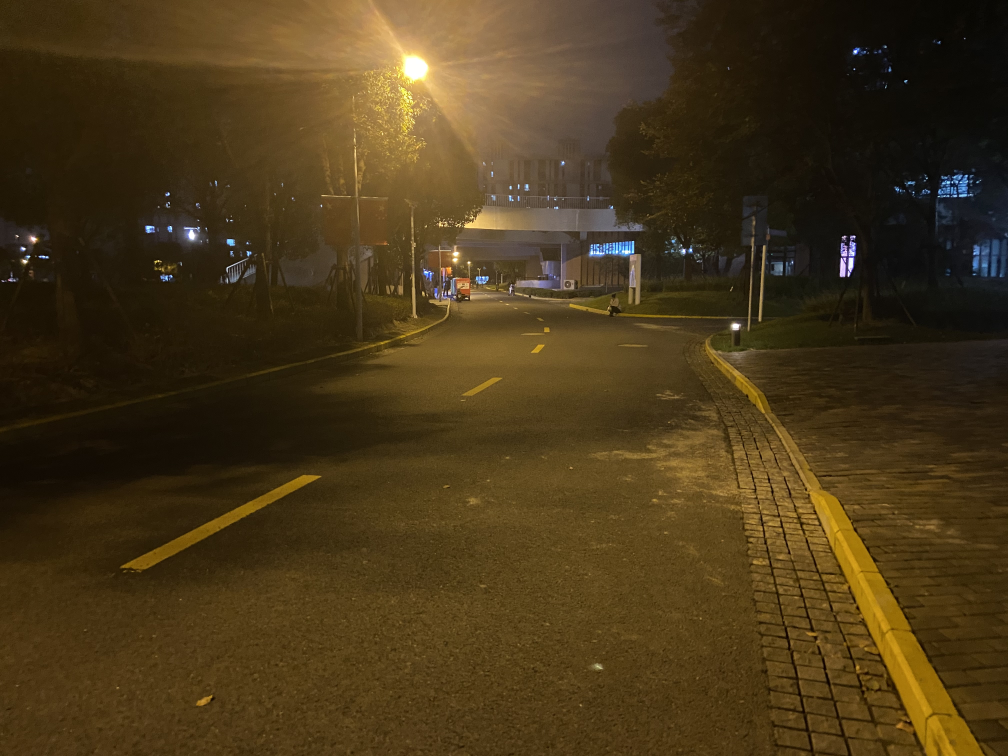
#> input picture source/1.JPG, 4032 x 3024 px (shown at 1/4 size)
$ python my.py
#> lines starting #> are read from the running program, lines starting #| are printed output that depends on the picture
### source/Stitcher.py
import cv2
import numpy
def Stitcher(imageA, imageB):
    gray1 = cv2.cvtColor(imageA, cv2.COLOR_BGR2GRAY)
    gray2 = cv2.cvtColor(imageB, cv2.COLOR_BGR2GRAY)
    descriptor = cv2.xfeatures2d.SIFT_create()
    keypoisA, featuresA = descriptor.detectAndCompute(gray1, None)
    keypoisB, featuresB = descriptor.detectAndCompute(gray2, None)
    keypoisA = numpy.float32([keypoi.pt for keypoi in keypoisA])
    keypoisB = numpy.float32([keypoi.pt for keypoi in keypoisB])
    matches = []
    for m in cv2.DescriptorMatcher_create("BruteForce").knnMatch(featuresA, featuresB, 2):
        if len(m) == 2 and m[0].distance < m[1].distance * 0.75:
            matches.append((m[0].trainIdx, m[0].queryIdx))
    poA = numpy.float32([keypoisA[i] for (_, i) in matches])
    poB = numpy.float32([keypoisB[i] for (i, _) in matches])
    H, status = cv2.findHomography(poA, poB, cv2.RANSAC, 4)
    Heighta = imageA.shape[0]
    Widtha = imageA.shape[1]
    Heightb = imageB.shape[0]
    Widthb = imageB.shape[1]
    result = cv2.warpPerspective(imageA, H, (Widtha + Widthb, Heighta))
    result[0:Heightb, 0:Widthb] = imageB
    match = numpy.zeros((max(Heighta, Heightb), Widtha + Widthb, 3), dtype="uint8")
    match[0:Heighta, 0:Widtha] = imageA
    match[0:Heightb, Widtha:] = imageB
    for ((tx, qx), s) in zip(matches, status):
        if s == 1:
            ptA = (int(keypoisA[qx][0]), int(keypoisA[qx][1]))
            ptB = (int(keypoisB[tx][0]) + Widtha, int(keypoisB[tx][1]))
            cv2.line(match, ptA, ptB, (0, 0, 255), 1)
    return (result, match)

### source/my.py
import cv2
import numpy
import Stitcher

imageA = cv2.imread("1.JPG")
#> imageA is the input picture: shape (3024, 4032, 3); mean B, G, R 26, 55.7, 72.9
imageB = cv2.imread("2.JPG")
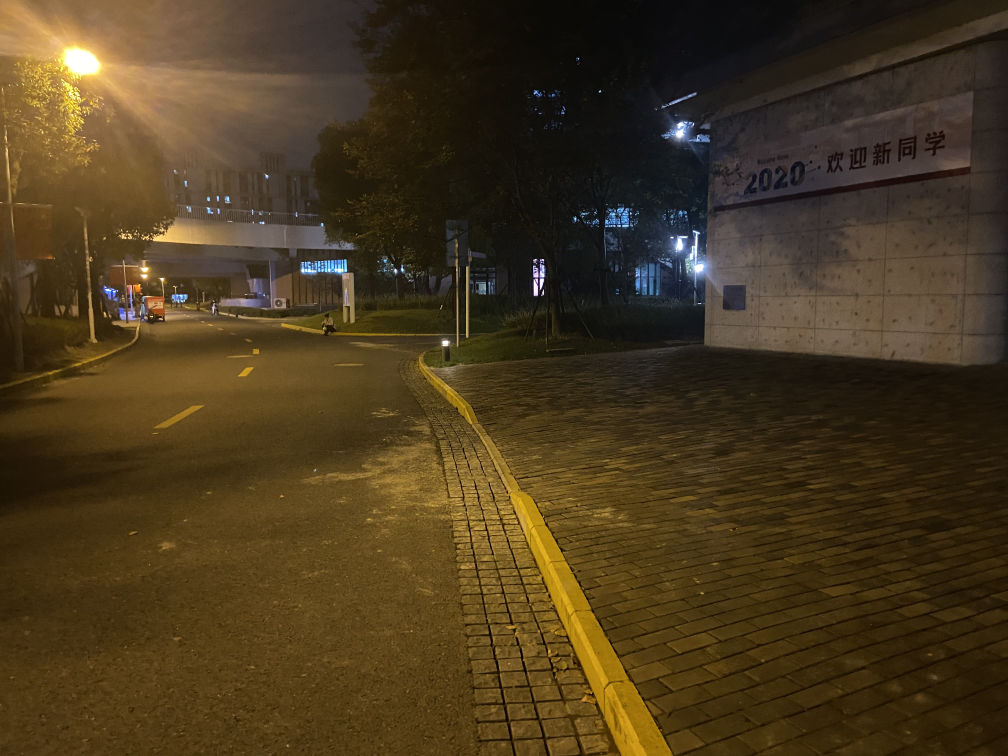
#> input picture source/2.JPG, 4032 x 3024 px (shown at 1/4 size)
#> imageB is the input picture: shape (3024, 4032, 3); mean B, G, R 30.6, 57.1, 73.1
imageC = cv2.imread("3.JPG")
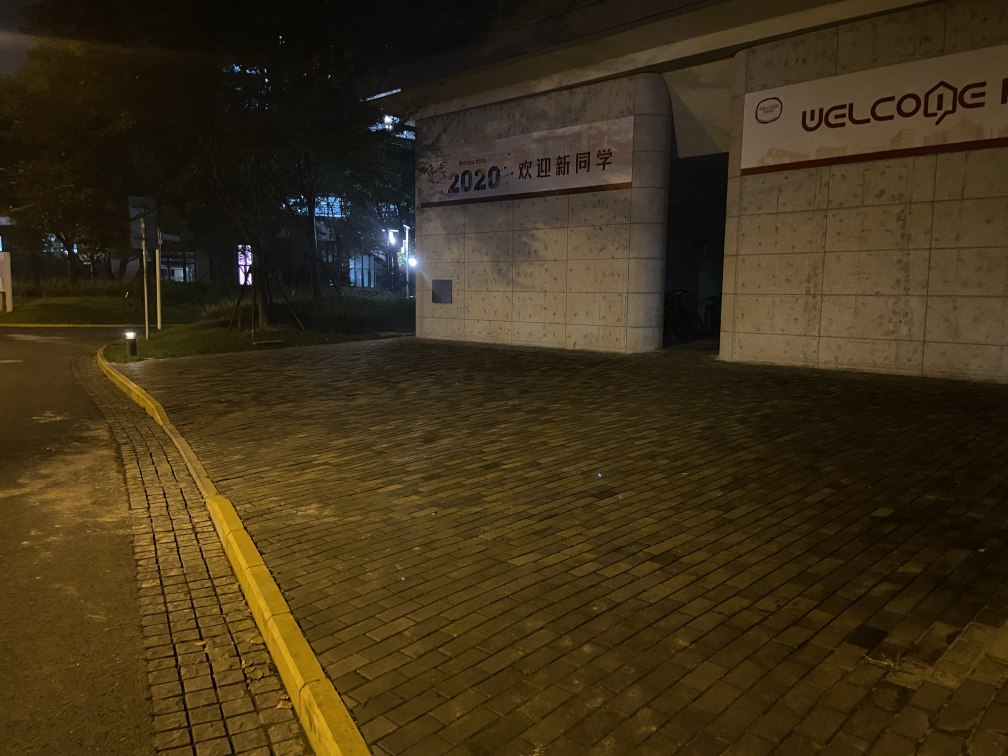
#> input picture source/3.JPG, 4032 x 3024 px (shown at 1/4 size)
#> imageC is the input picture: shape (3024, 4032, 3); mean B, G, R 24.6, 49.5, 63.3
imageD = cv2.imread("4.JPG")
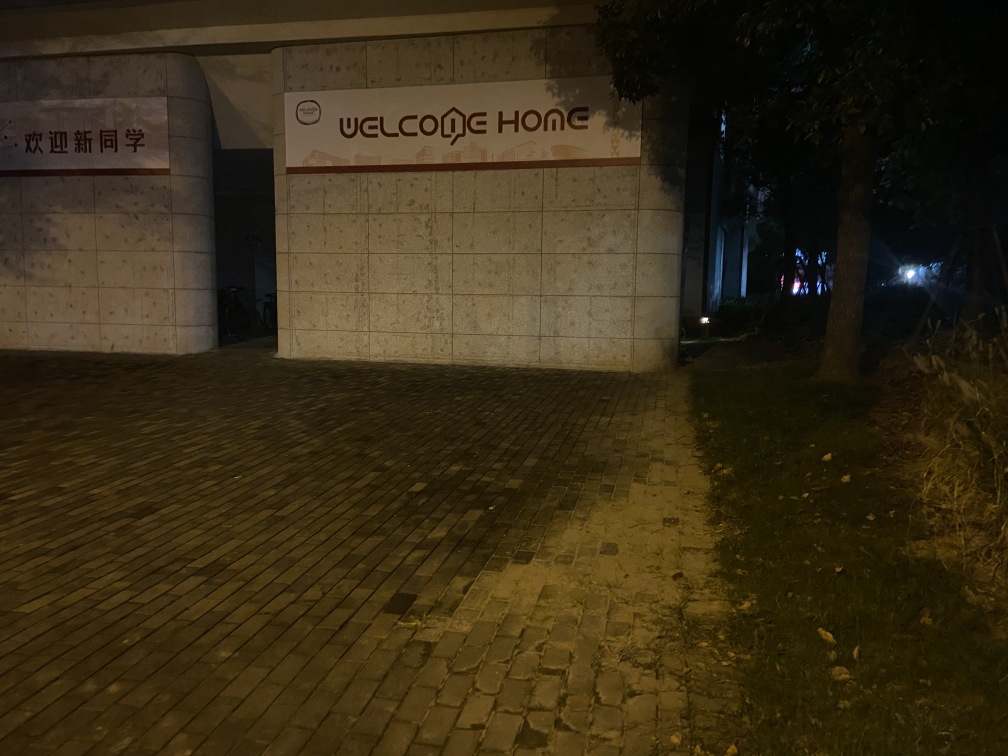
#> input picture source/4.JPG, 4032 x 3024 px (shown at 1/4 size)
#> imageD is the input picture: shape (3024, 4032, 3); mean B, G, R 22.8, 45.2, 56.8

image1 = cv2.resize(imageA,(600,450))
image2 = cv2.resize(imageB,(600,450))
image3 = cv2.resize(imageC,(600,450))
image4 = cv2.resize(imageD,(600,450))
'''
height = image1.shape[0]
width = image1.shape[1]

image11 = image1[0:height, 0:width//2]
image12 = image1[0:height, width//2:width]
image21 = image2[0:height, 0:width//2]
image22 = image2[0:height, width//2:width]
image31 = image3[0:height, 0:width//2]
image32 = image3[0:height, width//2:width]
image41 = image4[0:height, 0:width//2]
image42 = image4[0:height, width//2:width]


'''

'''
stitcher = Stitcher()
(result1, match1) = stitcher.stitch([image1, image2], showMatches=True)
(result2, match2) = stitcher.stitch([result1, image3], showMatches=True)
(result3, match3) = stitcher.stitch([result2, image4], showMatches=True)

cv2.imshow("match1", match1)
cv2.imshow("match2", match2)
cv2.imshow("match3", match3)
cv2.imshow("result1", result1)
cv2.imshow("result2", result2)
cv2.imshow("result3", result3)
'''

result1, match1 = Stitcher.Stitcher(image2, image1)
#> in Stitcher, `keypoisA, featuresA = descriptor.detectAndCompute(gray1, None)`: keypoisA = 457 keypoints; strongest (x, y, size): (265, 204, 2.8), (405, 78, 7), (321, 174, 1.9), (73, 140, 2.1)
#> in Stitcher, `keypoisB, featuresB = descriptor.detectAndCompute(gray2, None)`: keypoisB = 352 keypoints; strongest (x, y, size): (438, 194, 3.2), (20, 142, 2.5), (114, 140, 3.9), (501, 163, 2.4)
#> in Stitcher, `keypoisA = numpy.float32([keypoi.pt for keypoi in keypoisA])`: keypoisA = 457 pairs, first value 3 to 587.1, second value 14.52 to 447.1
#> in Stitcher, `keypoisB = numpy.float32([keypoi.pt for keypoi in keypoisB])`: keypoisB = 352 pairs, first value 13.63 to 594.4, second value 39.81 to 446.9
#> after the loop in Stitcher, `for m in cv2.DescriptorMatcher_create("BruteForce").knnMatch(featuresA..`: matches = 92 pairs, first value 41 to 322, second value 2 to 438
#> in Stitcher, `poA = numpy.float32([keypoisA[i] for (_, i) in matches])`: poA = 92 pairs, first value 9.54 to 536.4, second value 51.3 to 427.2
#> in Stitcher, `poB = numpy.float32([keypoisB[i] for (i, _) in matches])`: poB = 92 pairs, first value 215.2 to 559, second value 53.56 to 442.3
#> in Stitcher, `H, status = cv2.findHomography(poA, poB, cv2.RANSAC, 4)`: H = [[0.533, 0.0194, 205.1], [-0.132, 0.841, 18.26], [-0.000805, 5.68e-05, 1]]; status = 92 values, max 1 at index 0, min 0 at index 5, mean 0.891
#> the loop in Stitcher, `for ((tx, qx), s) in zip(matches, status):` made 92 passes
#> (tx, qx, s, ptA, ptB) on passes 1, 2, 3, 4, 5, 9, 10, 11, 12, 13, 14, 15: (41, 2, [1], (9, 98), (815, 97)), (44, 3, [1], (18, 159), (819, 150)), (46, 14, [1], (36, 227), (831, 208)), (47, 15, [1], (38, 223), (833, 205)), (48, 17, [1], (39, 187), (834, 175)), (51, 25, [1], (44, 184), (838, 172)), (57, 33, [1], (55, 201), (846, 187)), (61, 34, [1], (55, 168), (848, 157)), (70, 40, [1], (72, 173), (859, 162)), (68, 43, [1], (72, 193), (859, 179)), (71, 45, [1], (75, 198), (861, 185)), (77, 52, [1], (82, 148), (869, 139))
#> (ptA, ptB) on passes 61 to 66: ((282, 419), (1059, 420)), ((283, 252), (1057, 247)), ((285, 245), (1059, 238)), ((287, 337), (1063, 336)), ((288, 323), (1063, 321)), ((289, 262), (1064, 256))
#> after the loop in Stitcher, `for ((tx, qx), s) in zip(matches, status):`:
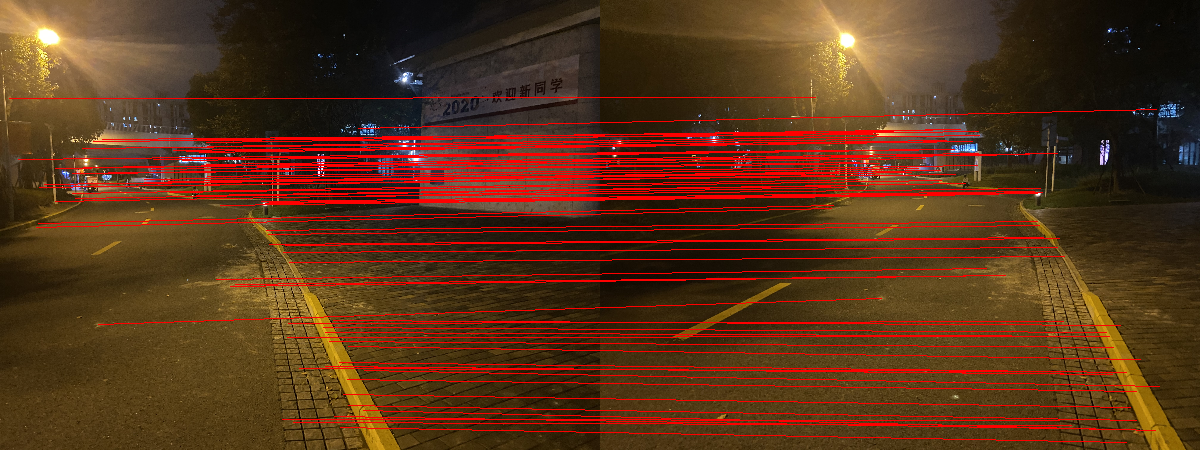
#> match: shape (450, 1200, 3); mean B, G, R 25.3, 51.2, 90.1
result2, match2 = Stitcher.Stitcher(image4, image3)
#> in Stitcher (call 2), `keypoisA, featuresA = descriptor.detectAndCompute(gray1, None)`: keypoisA = 287 keypoints; strongest (x, y, size): (420, 190, 2.4), (473, 173, 2.4), (474, 169, 2.5), (541, 163, 6.7)
#> in Stitcher (call 2), `keypoisB, featuresB = descriptor.detectAndCompute(gray2, None)`: keypoisB = 435 keypoints; strongest (x, y, size): (231, 71, 2.9), (149, 167, 2.1), (77, 199, 3.5), (149, 156, 1.9)
#> in Stitcher (call 2), `keypoisA = numpy.float32([keypoi.pt for keypoi in keypoisA])`: keypoisA = 287 pairs, first value 26.53 to 589.7, second value 19.1 to 446.1
#> in Stitcher (call 2), `keypoisB = numpy.float32([keypoi.pt for keypoi in keypoisB])`: keypoisB = 435 pairs, first value 2.68 to 597, second value 6.33 to 445.3
#> after the loop in Stitcher (call 2), `for m in cv2.DescriptorMatcher_create("BruteForce").knnMatch(featuresA..`: matches = 36 pairs, first value 33 to 428, second value 3 to 268
#> in Stitcher (call 2), `poA = numpy.float32([keypoisA[i] for (_, i) in matches])`: poA = 36 pairs, first value 42.35 to 503.4, second value 20.73 to 446.1
#> in Stitcher (call 2), `poB = numpy.float32([keypoisB[i] for (i, _) in matches])`: poB = 36 pairs, first value 77.37 to 583.9, second value 17.25 to 415.8
#> in Stitcher (call 2), `H, status = cv2.findHomography(poA, poB, cv2.RANSAC, 4)`: H = [[0.387, -0.117, 305], [-0.185, 0.792, 34.39], [-0.00102, -0.00013, 1]]; status = 36 values, max 1 at index 0, min 0 at index 1, mean 0.583
#> the loop in Stitcher (call 2), `for ((tx, qx), s) in zip(matches, status):` made 36 passes
#> (tx, qx, s, ptA, ptB) on passes 1, 6, 7, 8, 9, 14, 15, 16, 17, 18, 19, 21: (295, 3, [1], (42, 85), (929, 99)), (316, 19, [1], (80, 82), (959, 93)), (321, 21, [1], (90, 102), (967, 110)), (328, 24, [1], (145, 180), (1010, 180)), (330, 26, [1], (159, 195), (1023, 197)), (338, 39, [1], (167, 122), (1034, 123)), (341, 42, [1], (173, 101), (1044, 102)), (340, 43, [1], (174, 210), (1038, 212)), (348, 44, [1], (174, 89), (1048, 87)), (348, 45, [1], (176, 87), (1048, 87)), (349, 46, [1], (182, 78), (1054, 78)), (355, 54, [1], (210, 212), (1076, 216))
#> (tx, qx, s) on passes 2, 3, 4, 5, 10, 11: (240, 4, [0]), (297, 11, [0]), (300, 13, [0]), (289, 15, [0]), (332, 30, [0]), (333, 32, [0])
#> after the loop in Stitcher (call 2), `for ((tx, qx), s) in zip(matches, status):`:
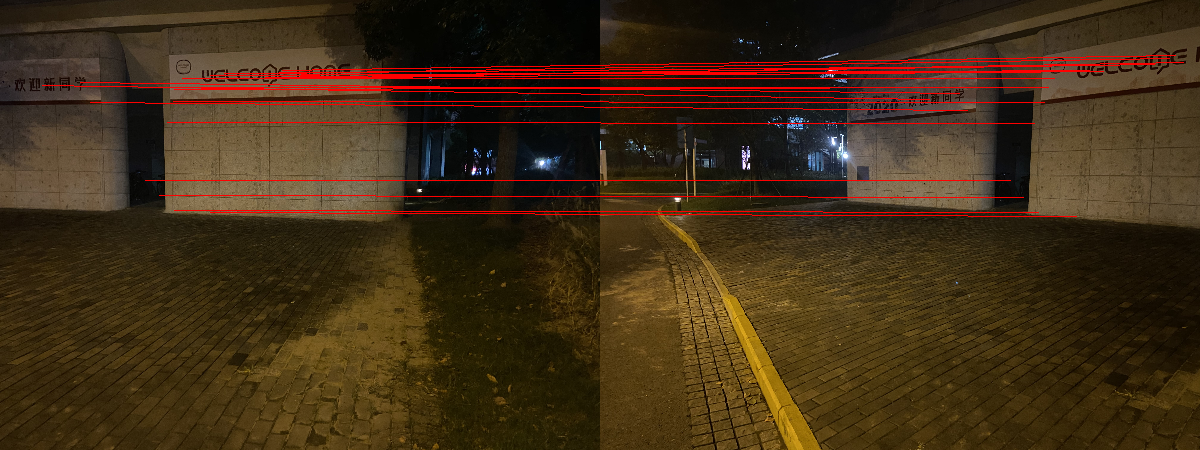
#> match: shape (450, 1200, 3); mean B, G, R 22.8, 46, 65.8
result1 = result1[0:450,0:700]
result2 = result2[0:450,0:700]
result3, match3 = Stitcher.Stitcher(result2, result1)
#> in Stitcher (call 3), `gray2 = cv2.cvtColor(imageB, cv2.COLOR_BGR2GRAY)`:
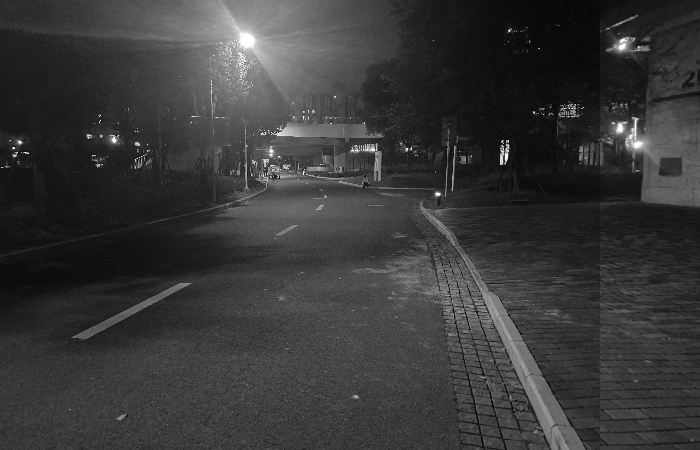
#> gray2: shape (450, 700); min 3, max 255, mean 56.7
#> in Stitcher (call 3), `keypoisA, featuresA = descriptor.detectAndCompute(gray1, None)`: keypoisA = 515 keypoints; strongest (x, y, size): (231, 71, 2.9), (149, 167, 2.1), (77, 199, 3.5), (149, 156, 1.9)
#> in Stitcher (call 3), `keypoisB, featuresB = descriptor.detectAndCompute(gray2, None)`: keypoisB = 452 keypoints; strongest (x, y, size): (438, 194, 3.2), (20, 142, 2.5), (114, 140, 3.9), (501, 163, 2.4)
#> in Stitcher (call 3), `keypoisA = numpy.float32([keypoi.pt for keypoi in keypoisA])`: keypoisA = 515 pairs, first value 2.68 to 688.4, second value 6.33 to 445.3
#> in Stitcher (call 3), `keypoisB = numpy.float32([keypoi.pt for keypoi in keypoisB])`: keypoisB = 452 pairs, first value 13.63 to 695.5, second value 14.94 to 446.9
#> after the loop in Stitcher (call 3), `for m in cv2.DescriptorMatcher_create("BruteForce").knnMatch(featuresA..`: matches = 45 pairs, first value 161 to 441, second value 1 to 354
#> in Stitcher (call 3), `poA = numpy.float32([keypoisA[i] for (_, i) in matches])`: poA = 45 pairs, first value 5.34 to 459.2, second value 52.85 to 437.1
#> in Stitcher (call 3), `poB = numpy.float32([keypoisB[i] for (i, _) in matches])`: poB = 45 pairs, first value 379.1 to 688.6, second value 38.97 to 429.1
#> in Stitcher (call 3), `H, status = cv2.findHomography(poA, poB, cv2.RANSAC, 4)`: H = [[0.254, 0.0626, 368.3], [-0.234, 0.885, 19.35], [-0.00132, 8.7e-05, 1]]; status = 45 values, max 1 at index 0, min 0 at index 20, mean 0.756
#> the loop in Stitcher (call 3), `for ((tx, qx), s) in zip(matches, status):` made 45 passes
#> (tx, qx, s, ptA, ptB) on passes 1 to 12: (161, 1, [1], (5, 183), (1079, 179)), (170, 15, [1], (30, 294), (1100, 275)), (179, 26, [1], (70, 273), (1132, 261)), (178, 27, [1], (71, 225), (1131, 217)), (183, 32, [1], (77, 199), (1137, 193)), (184, 33, [1], (77, 199), (1137, 193)), (185, 36, [1], (79, 229), (1137, 221)), (192, 38, [1], (79, 190), (1140, 188)), (190, 40, [1], (80, 231), (1139, 225)), (197, 45, [1], (83, 245), (1143, 237)), (196, 46, [1], (83, 197), (1142, 192)), (205, 55, [1], (87, 393), (1153, 377))
#> (tx, qx, s) on passes 21, 23, 28, 31, 32, 33: (223, 100, [0]), (265, 118, [0]), (301, 151, [0]), (328, 184, [0]), (329, 185, [0]), (336, 189, [0])
#> after the loop in Stitcher (call 3), `for ((tx, qx), s) in zip(matches, status):`:
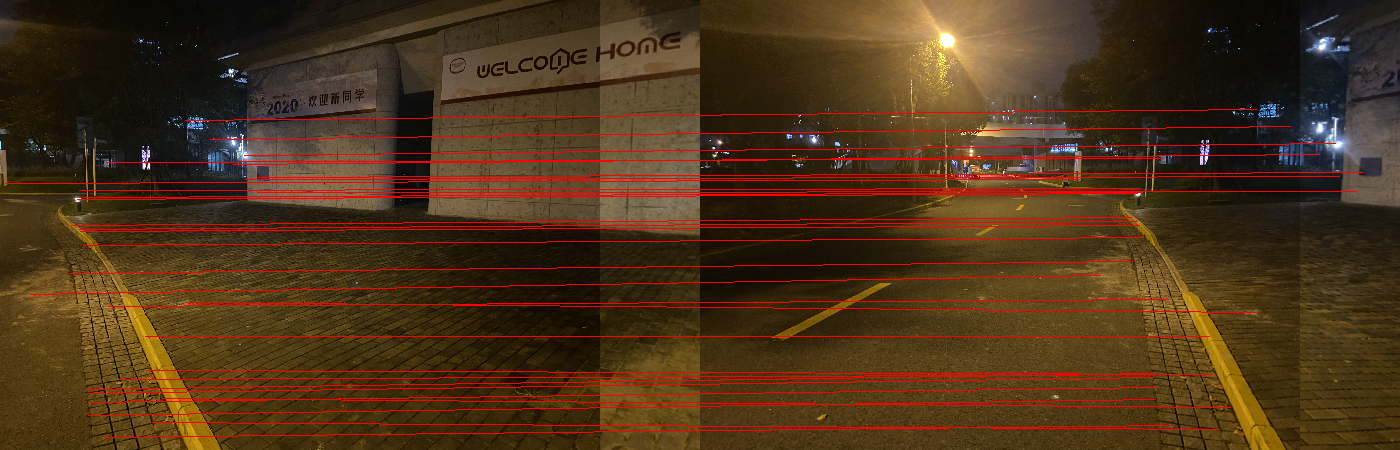
#> match: shape (450, 1400, 3); mean B, G, R 25.6, 50.8, 77.9
cv2.imshow("result", result3)
cv2.imshow("match", match3)
cv2.waitKey(0)
